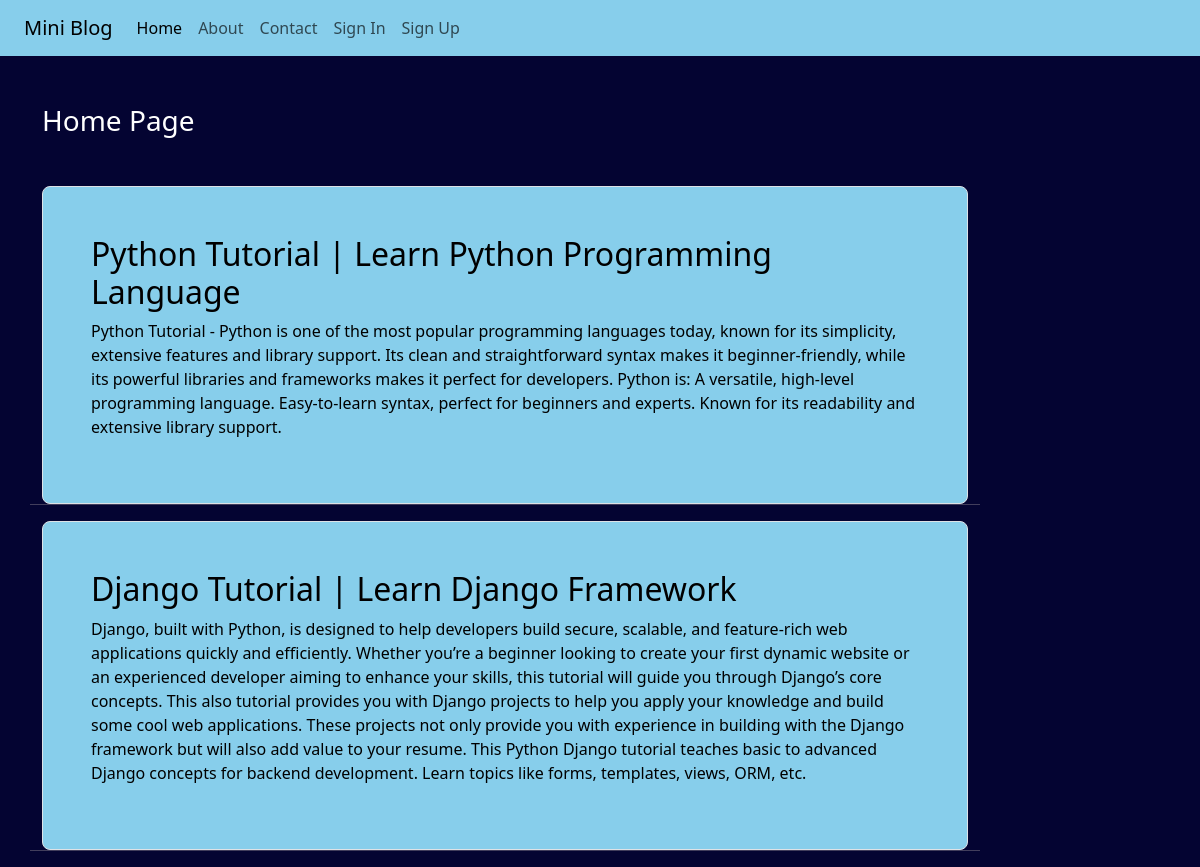
The page / on the database its author committed.
### blog/models.py (models this page shows)
class Post(models.Model):
    title = models.CharField(max_length=100)
    desc = models.TextField()

### blog/views.py (the view)
# urls.py: 2. Add a URL to urlpatterns:  path('', views.home, name='home')
def home(request):
    posts = Post.objects.all()
    return render(request,'blog/home.html',{'posts':posts})

### blog/templates/blog/home.html (shortened to what this page needs)
{% extends 'blog/base.html' %}
{% load static %}
{% block content %}
<div class="col-sm-10">
  <h3 class="text-white my-5">Home Page</h3>
  <div class="row">
      {% for post in posts %}
      <div>
          <div class="h-10 p-5 my-color border rounded-3">
              <h2>{{ post.title }}</h2>
              <p>{{ post.desc }}</p>
          </div>
      </div>
      <hr>
      {% endfor %}
  </div>
</div>
{% endblock content %}

### blog/static/blog/css/style.css (style rules this page uses)
body { background-color: rgb(4, 4, 50); color: antiquewhite; }
.my-color { background-color: skyblue; color: black; }

### rows shown on the page
Post: title "Python Tutorial | Learn Python Programming Language", desc "Python Tutorial - Python is one of the most popular programming languages today, known for its simplicity, extensive features and library support. Its clean and straightforward syntax makes it beginner-friendly, while its powerful libraries and frameworks makes it perfect for developers. Python is: A versatile, high-level programming language. Easy-to-learn syntax, perfect for beginners and experts. Known for its readability and extensive library support."
Post: title "Django Tutorial | Learn Django Framework", desc "Django, built with Python, is designed to help developers build secure, scalable, and feature-rich web applications quickly and efficiently. Whether you’re a beginner looking to create your first dynamic website or an experienced developer aiming to enhance your skills, this tutorial will guide you through Django’s core concepts. This also tutorial provides you with Django projects to help you apply your knowledge and build some cool web applications. These projects not only provide you with experience in building with the Django framework but will also add value to your resume. This Python Django tutorial teaches basic to advanced Django concepts for backend development. Learn topics like…"
